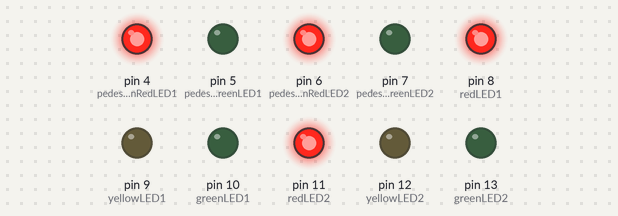
This sketch was run on a simulated Arduino Uno, built with avr-gcc and run on an emulated ATmega328P. Parts: output pins drawn as LEDs (lit = HIGH).

Above: at 0.1 s.
At 5.1 s:
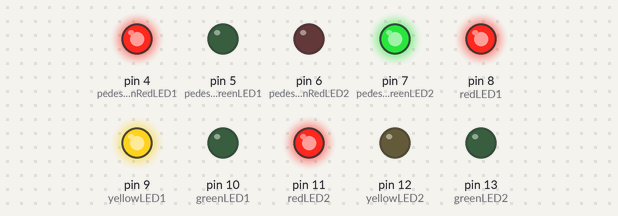
At 11.1 s:
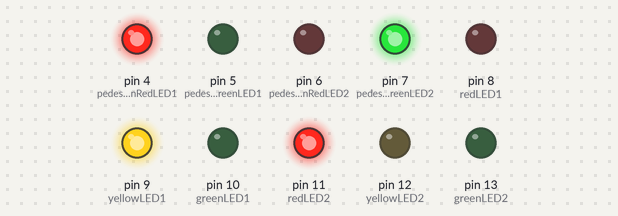
At 19.1 s:
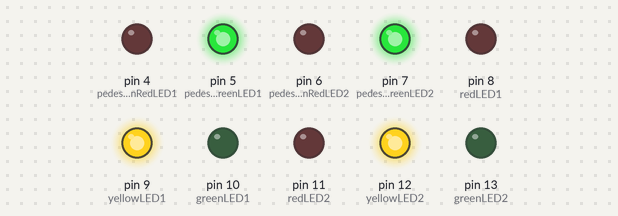
At 28.1 s:
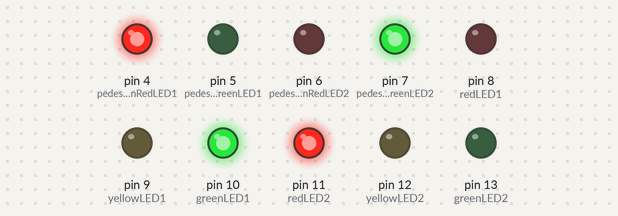
At 36.1 s:
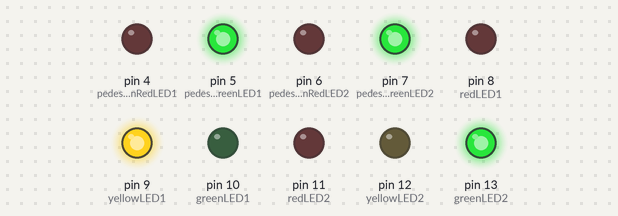
Timing chart, 0 to 37.6 s (numbered marks = the images above):
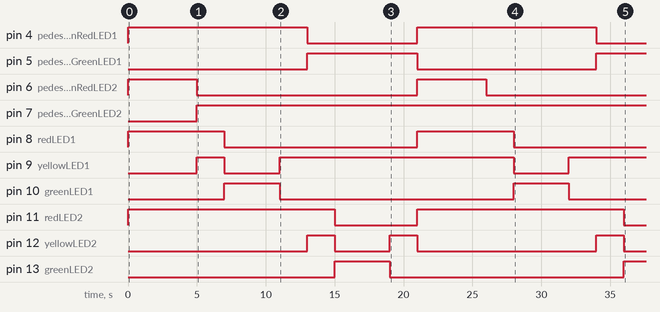

The sketch:

semafor.ino
```cpp
// Definujeme piny, na které jsou připojené LED diody semaforů
const int redLED1 = 8;  // Červená LED semaforu 1, označuje STOP
const int yellowLED1 = 9;  // Žlutá LED semaforu 1, označuje PŘIPRAVIT SE
const int greenLED1 = 10;  // Zelená LED semaforu 1, označuje JEĎ

const int redLED2 = 11;  // Červená LED semaforu 2
const int yellowLED2 = 12;  // Žlutá LED semaforu 2
const int greenLED2 = 13;  // Zelená LED semaforu 2

const int pedestrianRedLED1 = 4;  // Červená LED semaforu pro chodce 1, označuje STOP
const int pedestrianGreenLED1 = 5;  // Zelená LED semaforu pro chodce 1, označuje VOLNO

const int pedestrianRedLED2 = 6;  // Červená LED semaforu pro chodce 2
const int pedestrianGreenLED2 = 7;  // Zelená LED semaforu pro chodce 2

// Časy, po které budou jednotlivé barvy svítit, jsou udávány v milisekundách
const int redDelay = 5000;  // Červená svítí 5 sekund
const int yellowDelay = 2000;  // Žlutá svítí 2 sekundy
const int greenDelay = 4000;  // Zelená svítí 4 sekundy

void setup() {
  // Nastavujeme všechny piny jako výstupy, aby Arduino mohlo ovládat LED diody
  pinMode(redLED1, OUTPUT);
  pinMode(yellowLED1, OUTPUT);
  pinMode(greenLED1, OUTPUT);
  pinMode(redLED2, OUTPUT);
  pinMode(yellowLED2, OUTPUT);
  pinMode(greenLED2, OUTPUT);
  pinMode(pedestrianRedLED1, OUTPUT);
  pinMode(pedestrianGreenLED1, OUTPUT);
  pinMode(pedestrianRedLED2, OUTPUT);
  pinMode(pedestrianGreenLED2, OUTPUT);
}

void loop() {
  // Krok 1: Oba hlavní semafory ukazují červenou, chodci čekají
  digitalWrite(redLED1, HIGH);  // Semafor 1: Červená svítí
  digitalWrite(redLED2, HIGH);  // Semafor 2: Červená svítí
  digitalWrite(yellowLED2, LOW);  // Semafor 2: Žlutá nesvítí
  digitalWrite(pedestrianRedLED1, HIGH);  // Chodci na přechodu 1 mají červenou
  digitalWrite(pedestrianRedLED2, HIGH);  // Chodci na přechodu 2 mají červenou
  digitalWrite(pedestrianGreenLED1, LOW);  // Zelená pro chodce na přechodu 1 je vypnutá
  delay(redDelay);  // Čekáme 5 sekund

  // Krok 2: Semafor 1 se připravuje na zelenou, chodci u přechodu 2 mohou přejít
  digitalWrite(redLED1, HIGH);  // Semafor 1 stále ukazuje červenou
  digitalWrite(yellowLED1, HIGH);  // Semafor 1 ukazuje žlutou
  digitalWrite(greenLED1, LOW);  // Zelená na semaforu 1 je vypnutá
  digitalWrite(pedestrianRedLED2, LOW);  // Chodci na přechodu 2 mají volno
  digitalWrite(pedestrianGreenLED2, HIGH);  // Zelená pro chodce na přechodu 2 svítí
  delay(yellowDelay);  // Čekáme 2 sekundy

  // Krok 3: Semafor 1 ukazuje zelenou, semafor 2 stále červenou
  digitalWrite(redLED1, LOW);  // Semafor 1: Červená je vypnutá
  digitalWrite(yellowLED1, LOW);  // Semafor 1: Žlutá je vypnutá
  digitalWrite(greenLED1, HIGH);  // Semafor 1: Zelená svítí
  delay(greenDelay);  // Čekáme 4 sekundy

  // Krok 4: Semafor 1 přechází zpět na červenou, chodci na přechodu 2 už čekají
  digitalWrite(yellowLED1, HIGH);  // Semafor 1 ukazuje žlutou
  digitalWrite(greenLED1, LOW);  // Zelená na semaforu 1 je vypnutá
  delay(yellowDelay);  // Čekáme 2 sekundy

  // Krok 5: Přepneme semafor 2 na zelenou, chodci u přechodu 1 mají volno
  digitalWrite(redLED2, HIGH);  // Semafor 2 ukazuje červenou
  digitalWrite(yellowLED2, HIGH);  // Semafor 2 ukazuje žlutou
  digitalWrite(greenLED2, LOW);  // Zelená na semaforu 2 je vypnutá
  digitalWrite(pedestrianRedLED1, LOW);  // Chodci na přechodu 1 mají volno
  digitalWrite(pedestrianGreenLED1, HIGH);  // Zelená pro chodce na přechodu 1 svítí
  delay(yellowDelay);  // Čekáme 2 sekundy

  // Krok 6: Semafor 2 ukazuje zelenou, semafor 1 stále červenou
  digitalWrite(redLED2, LOW);  // Červená na semaforu 2 je vypnutá
  digitalWrite(yellowLED2, LOW);  // Žlutá na semaforu 2 je vypnutá
  digitalWrite(greenLED2, HIGH);  // Semafor 2: Zelená svítí
  delay(greenDelay);  // Čekáme 4 sekundy

  // Krok 7: Semafor 2 přechází zpět na červenou
  digitalWrite(yellowLED2, HIGH);  // Semafor 2 ukazuje žlutou
  digitalWrite(greenLED2, LOW);  // Zelená na semaforu 2 je vypnutá
  delay(yellowDelay);  // Čekáme 2 sekundy
}
```

Measured:
- by itself, pin 4 (pedestrianRedLED1): alternates HIGH for 13.0 s and LOW for 8.0 s
- by itself, pin 5 (pedestrianGreenLED1): LOW → HIGH at 13.0 s, → LOW 8.0 s later, → HIGH 13.0 s later
- by itself, pin 6 (pedestrianRedLED2): alternates HIGH for 5.0 s and LOW for 16.0 s
- by itself, pin 7 (pedestrianGreenLED2): LOW → HIGH at 5.0 s
- by itself, pin 8 (redLED1): alternates HIGH for 7.0 s and LOW for 14.0 s
- by itself, pin 9 (yellowLED1): goes HIGH 2.0 s, LOW 4.0 s, HIGH 17.0 s, LOW 4.0 s, then HIGH
- by itself, pin 10 (greenLED1): alternates HIGH for 4.0 s and LOW for 17.0 s
- by itself, pin 11 (redLED2): alternates HIGH for 15.0 s and LOW for 6.0 s
